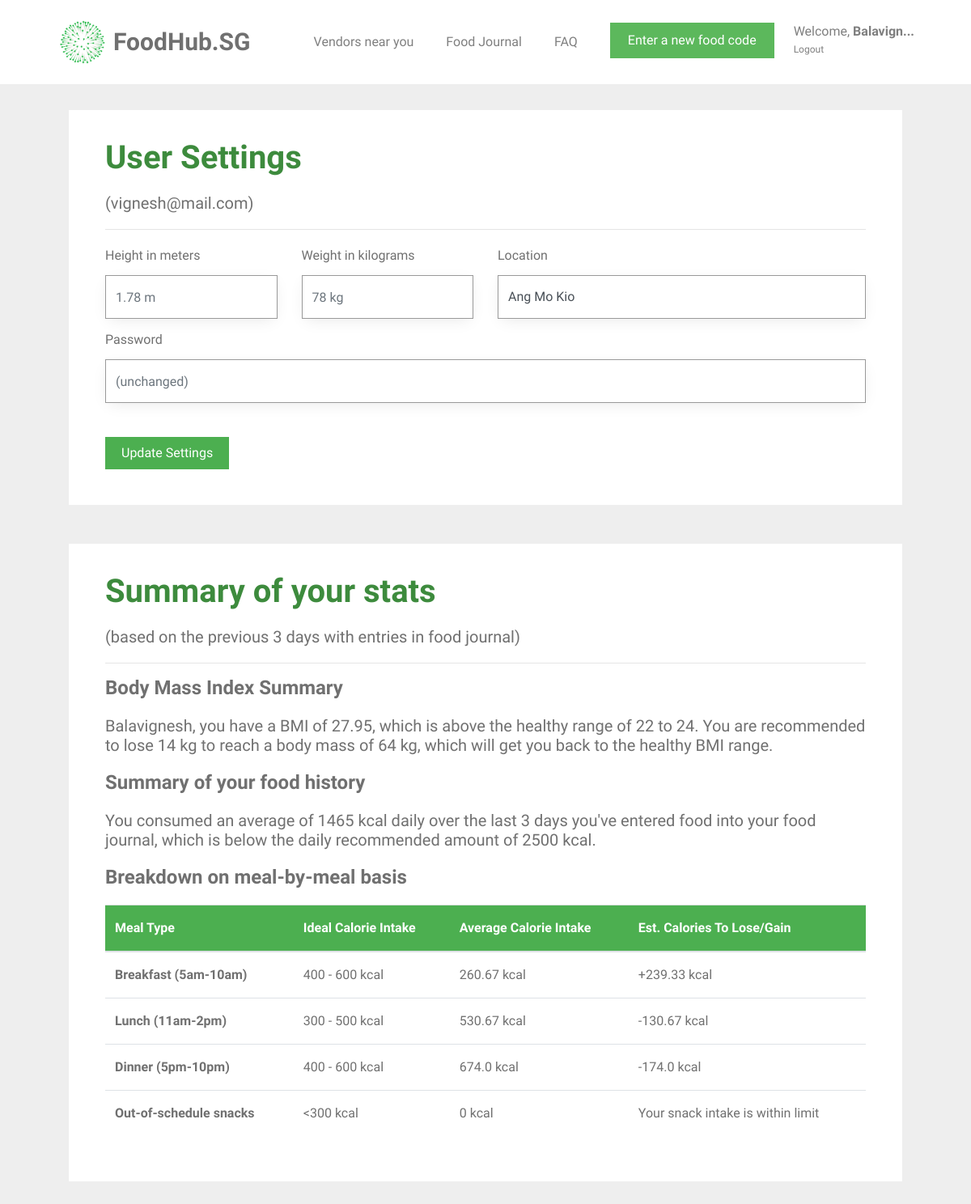
Page /user_settings (signed in) on the earlier database version.
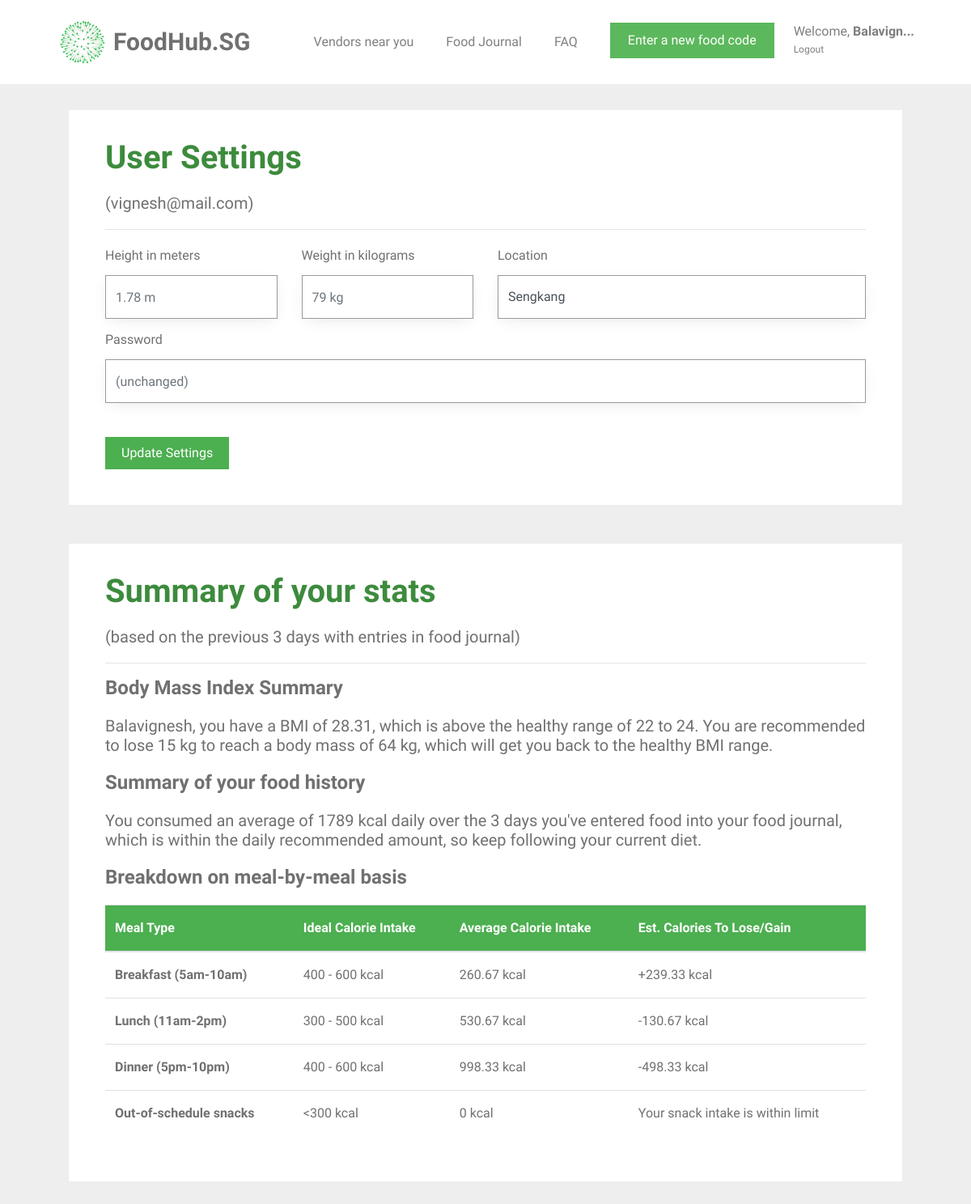
Same page on the later database version.
### tables this page shows
CREATE TABLE "user" (
	`id`	INTEGER PRIMARY KEY AUTOINCREMENT,
	`name`	TEXT NOT NULL,
	`email`	VARCHAR ( 512 ) NOT NULL UNIQUE,
	`password`	TEXT NOT NULL,
	`height`	INTEGER NOT NULL,
	`weight`	INTEGER NOT NULL,
	`location`	TEXT NOT NULL
);

### foodhubsg/user.py (the view, shortened to what this page needs)
@bp.route('/user_settings', methods=('GET', 'POST'))
@login_required
def user_settings():
    db = get_db()
    food_items = db.execute(
        'SELECT f.id, creator_id, food_name, created, calories, food_code, email'
        ' FROM food_entry f JOIN user u ON f.creator_id = u.id'
        ' WHERE f.creator_id = ? AND DATE(f.created) IN'
        ' (SELECT DISTINCT DATE(created) FROM food_entry '
        ' WHERE NOT date(f.created) = date("now") ORDER BY datetime(created) DESC LIMIT 8)'
        ' ORDER BY datetime(created) DESC',
        (g.user['id'],),
    ).fetchall()
    users = db.execute(
        'SELECT id, name, email, password, height, weight, location'
        ' FROM user'
        ' WHERE id = ?',
        (g.user['id'],),
    ).fetchall()
    user_info = ProcessUserInfo(food_items, users)
    info = user_info.get_info()
    return render_template('user/user_settings.html',
                           name=info["name"], weight=info["weight"], height=info["height"], email=info["email"],
                           password=info["password"], user_location=info["user_location"], bmi_statement=info["bmi_statement"],
                           calories_statement=info["calories_statement"], number_of_days=info["number_of_days"],
                           user_average_calories=info["user_average_calories"], food_exists=info["food_exists"],
                           snack_message=info["snack_message"], average_breakfast_calories=info["average_breakfast_calories"],
                           average_lunch_calories=info["average_lunch_calories"], average_dinner_calories=info["average_dinner_calories"],
                           average_snack_calories=info["average_snack_calories"])

### foodhubsg/auth.py (called while the page is built)
def login_required(view):
    @functools.wraps(view)
    def wrapped_view(**kwargs):
        if g.user is None:
            return redirect(url_for('auth.login'))
        return view(**kwargs)
    return wrapped_view

@bp.before_app_request
def load_logged_in_user():
    user_id = session.get('user_id')
    if user_id is None:
        g.user = None
    else:
        g.user = get_db().execute(
            'SELECT * FROM user WHERE id = ?', (user_id,)
        ).fetchone()

### foodhubsg/classes.py (called while the page is built)
def remove_duplicates(values):
    output = []
    seen = set()
    for value in values:
        if value not in seen:
            output.append(value)
            seen.add(value)
    return output

    def get_area(self):
        return self.__area

### foodhubsg/db.py (called while the page is built)
def get_db():
    if 'db' not in g:
        g.db = sqlite3.connect(
            current_app.config['DATABASE'],
            detect_types=sqlite3.PARSE_DECLTYPES
        )
        g.db.row_factory = sqlite3.Row
    return g.db

### foodhubsg/templates/user/user_settings.html (shortened to what this page needs)
{% extends 'base.html' %}
{% block content %}
<div id="colorlib-container">
    <div class="container">
        <div class="col-md-12">
            <div class="box1">
            <div class="row row-pb-md">
                <div class="col-md-12">
                    <header>
                        <h1 class="font_color"><b>User Settings</b></h1>
                        <h5>({{ email }})</h5>
                        <hr>
                    </header>
                    <form method="post">
                        <div class="row form-group">
                            <div class="col-md-3">
                                <label>Height in meters</label>
                                <input name="height" id="height" type="number" step="0.01" class="form-control" value="{{ request.form['height'] }}" placeholder="{{ g.user['height'] }} m">
                            </div>
                            <div class="col-md-3">
                                <label>Weight in kilograms</label>
                                <input name="weight" id="weight" type="number" step="0.01" class="form-control" value="{{ request.form['weight'] }}" placeholder="{{ g.user['weight'] }} kg">
                            </div>
                            <div class="col-md-6" style="padding-bottom: 10px;">
                                <label>Location</label>
                                <select class="custom-select form-control" id="inputGroupSelect02" name="new-location">
                                    <option selected>{{ user_location }}</option>
                                </select>
                            </div>
                            <div class="col-md-12 new-password">
                                <label>Password</label>
                                <input name="password" id="password" type="password" class="form-control delprefix" placeholder="(unchanged)">
                            </div>
                        </div>
                        <br>
                        <input type="submit" value="Update Settings" class="btn btn-primary" style="background-color: #4CAF50;">
                    </form>
                </div>
            </div>
            </div>
        </div>
        <div class="col-md-12">
            <div class="box1">
            <div class="row row-pb-md">
                <div class="col-md-12">
                    <header id="summary-header">
                        <h1 class="font_color"><b>Summary of your stats</b></h1>
                        {% if number_of_days == 0 %}
                        {% else %}
                            <h5>(based on the previous {{ number_of_days }} days with entries in food journal)</h5>
                        {% endif %}
                        <hr>
                    </header>
                    <h4><b>Body Mass Index Summary</b></h4>
                    <h5>{{ bmi_statement }}</h5>
                    <h4><b>Summary of your food history</b></h4>
                    {% if food_exists == 0 %}
                        <h5>You have not added enough food to your journal to generate a summary. Keep adding more food!</h5>
                    {% else %}
                        <h5>{{ calories_statement }}</h5>
                    <h4><b>Breakdown on meal-by-meal basis</b></h4>
                        <table class="table">
                            <thead class="thead-green">
                                <tr>
                                    <th scope="col">Meal Type</th>
                                    <th scope="col">Ideal Calorie Intake</th>
                                    <th scope="col">Average Calorie Intake</th>
                                    <th scope="col">Est. Calories To Lose/Gain</th>
                                </tr>
                            </thead>
                            <tbody>
                                <tr>
                                    <th scope="row">Breakfast (5am-10am)</th>
                                    <td>400 - 600 kcal</td>
                                    <td>{{ average_breakfast_calories }} kcal</td>
                                    <td>
                                      {% if average_breakfast_calories < 400 %}
                                          +{{ (average_breakfast_calories - 500)|round(2)|abs }} kcal
                                      {% elif average_breakfast_calories > 600 %}
                                          -{{ (average_breakfast_calories - 500)|round(2)|abs }} kcal
                                      {% else %}
                                          Your breakfast intake is within limit
                                      {% endif %}
                                    </td>
                                </tr>
                                <tr>
                                    <th scope="row">Lunch (11am-2pm)</th>
                                    <td>300 - 500 kcal</td>
                                    <td>{{ average_lunch_calories }} kcal</td>
                                    <td>
                                        {% if average_lunch_calories < 300 %}
                                            +{{ (average_lunch_calories - 400)|round(2)|abs }} kcal
                                        {% elif average_lunch_calories > 500 %}
                                            -{{ (average_lunch_calories - 400)|round(2)|abs }} kcal
                                        {% else %}
                                            Your lunch intake is within limit
                                        {% endif %}
                                    </td>
                                </tr>
                                <tr>
                                    <th scope="row">Dinner (5pm-10pm)</th>
                                    <td>400 - 600 kcal</td>
                                    <td>{{ average_dinner_calories }} kcal</td>
                                    <td>
                                        {% if average_dinner_calories < 400 %}
                                            +{{ (average_dinner_calories - 500)|round(2)|abs }} kcal
                                        {% elif average_dinner_calories > 600 %}
                                            -{{ (average_dinner_calories - 500)|round(2)|abs }} kcal
                                        {% else %}
                                            Your dinner intake is within limit
                                        {% endif %}
                                    </td>
                                </tr>
                                <tr>
                                    <th scope="row">Out-of-schedule snacks</th>
                                    <td><300 kcal</td>
                                    <td>{{ average_snack_calories }} kcal</td>
                                    <td>
                                        {% if (average_snack_calories > 300)|float < 0.0 %}
                                            -{{ (average_snack_calories - 300)|round(2)|abs }} kcal
                                        {% else %}
                                            Your snack intake is within limit
                                        {% endif %}
                                    </td>
                                </tr>
                            </tbody>
                        </table>
                    {% endif %}
                </div>
            </div>
            </div>
        </div>
    </div>
</div>
{% endblock %}

### foodhubsg/templates/base.html (shortened to what this page needs)
<!doctype html>
<link rel="stylesheet" href="https://cdnjs.cloudflare.com/ajax/libs/font-awesome/4.7.0/css/font-awesome.min.css">
<link rel="stylesheet" href="https://stackpath.bootstrapcdn.com/bootstrap/4.1.3/css/bootstrap.min.css">
<link rel="stylesheet" href="../static/css/animate.css">
<link rel="stylesheet" href="../static/css/icomoon.css">
<link rel="stylesheet" href="../static/css/magnific-popup.css">
<link rel="stylesheet" href="../static/css/flexslider.css">
<link rel="stylesheet" href="../static/css/owl.carousel.min.css">
<link rel="stylesheet" href="../static/css/owl.theme.default.min.css">
<link rel="stylesheet" href="../static/css/style.css">
    {% block navbar %}
        <nav class="navbar navbar-light bg-white">
            <div class="container">
                <a class="navbar-brand" href="{{ url_for('index') }}">
                    <img src="../static/images/healthhub-logo.png" width="65px" height="60px" class="d-inline-block align-top" alt="FoodHub.SG Logo">
                    <span id="webname">FoodHub.SG</span>
                </a>
                {% if g.user %}
                    <ul class="navbar-nav ml-auto">
                        <li class="nav-item">
                            <a class="nav-link" href="{{ url_for('vendors.vendors') }}">Vendors near you</a>
                        </li>
                        <li class="nav-item">
                            <a class="nav-link" href="{{ url_for('food.food_journal') }}">Food Journal</a>
                        </li>
                        <li class="nav-item">
                            <a class="nav-link" href="{{ url_for('user.faq') }}">FAQ</a>
                        </li>
                        <li class="nav-item">
                            <a href="{{ url_for('food.food_journal') }}"><button type="button" class="btn btn-success">Enter a new food code</button></a>
                        </li>
                        <li class="nav-item settings nav-link">
                            <a class="nav-link" id="settings-link" href="{{ url_for('user.user_settings')}}">
                                Welcome, <span id="nav-name">{{ g.user['name'] }}!</span>
                            </a>
                            <a class="nav-link" id="logout-link" href="{{ url_for('auth.logout') }}">
                                Logout
                            </a>
                        </li>
                    </ul>
                {% endif %}
                {% endblock %}
            </div>
        </nav>
<section class="content">
    {% block content %}{% endblock %}
</section>

### foodhubsg/static/css/style.css (style rules this page uses)
.font_color { color: #3d8b3d; }
a { color: #F6490D; -webkit-transition: 0.5s; -o-transition: 0.5s; transition: 0.5s; }
h1, h2, h3, h4, h5, h6, figure { color: #707070; font-weight: 400; margin: 0 0 20px 0; }
#colorlib-container, #colorlib-instagram, #colorlib-about, #colorlib-contact, #colorlib-footer { padding: 2em 0; clear: both; }
.content { display: block; }
.form-control { -webkit-box-shadow: none; -moz-box-shadow: none; -ms-box-shadow: none; -o-box-shadow: none; box-shadow: none; border: none; font-size: 16px !important; font-weight: 300; -webkit-border-radius: 0px; -moz-border-radius: 0px; -ms-border-radius: 0px; border-radius: 0px; }
.form-group { margin-bottom: 10px; }
.btn { margin-right: 4px; margin-bottom: 4px; font-size: 16px; font-weight: 400; -webkit-border-radius: 30px; -moz-border-radius: 30px; -ms-border-radius: 30px; border-radius: 30px; -webkit-transition: 0.5s; -o-transition: 0.5s; transition: 0.5s; padding: 8px 20px; }
.btn-primary { background: #F6490D; color: #fff; }
.btn-success { background: #5cb85c; color: #fff; border: 2px solid #5cb85c; }
.form-control { -webkit-box-shadow: none; box-shadow: none; background: transparent; border: 1px solid rgba(0, 0, 0, 0.1); height: 54px; font-size: 18px; font-weight: 300; }
.row-pb-md { padding: 2em !important; }
.btn-primary { border-radius: 0; border-width: 0; }
.btn { border-radius: 0; }
.form-control { border-width: 0.2px; border-color: #999999; box-shadow: 0 5px 20px -5px rgba(0,0,0,0.1); }
.box1 { background: #ffffff; padding: 0.5em; margin-bottom: 3em; transition: box-shadow 0.5s; }
.row.row-pb-md { margin: -5px -10px 0 -10px; }
.container { padding-right: 2.5em; padding-left: 2.5em; }
#nav-name { font-weight: bold; }
.navbar-nav { flex-direction: row; }
.nav-item { padding: 10px 10px 10px 10px; margin: 10px; }
.navbar-nav > .settings { position: relative; display: block; margin-right: 0; padding-right: 0; margin-left: 0; padding-left: 0; color: #4CAF50; }
.settings > .nav-link { line-height: 22px; padding: 0; }
#logout-link { font-size: 12px; }
#webname { color: #707070; font-weight: bold; font-size: 30px; }
.bg-white { background-color: white; }
.thead-green { background-color: #4CAF50; color: white; }

Differences in the rows shown:
changed user "vignesh@mail.com": weight "78 kg" → "79 kg"; new-location "Ang Mo Kio" → "Sengkang"
Other differences:
{{ bmi_statement }}: "…have a BMI of 27.95, which is above the healthy range of 22 to 24. You are recommended to lose 14 kg to reach a…" → "…have a BMI of 28.31, which is above the healthy range of 22 to 24. You are recommended to lose 15 kg to reach a…"
{{ calories_statement }}: "…consumed an average of 1465 kcal daily over the last 3 days you've entered food into your food journal, which is below the daily recommended amount of 2500 kcal." → "…consumed an average of 1789 kcal daily over the 3 days you've entered food into your food journal, which is within the daily recommended amount, so keep following your current diet."
{{ average_dinner_calories }}: "674.0" → "998.33"
{{ (average_dinner_calories - 500)|round(2)|abs }}: "174.0" → "498.33"
